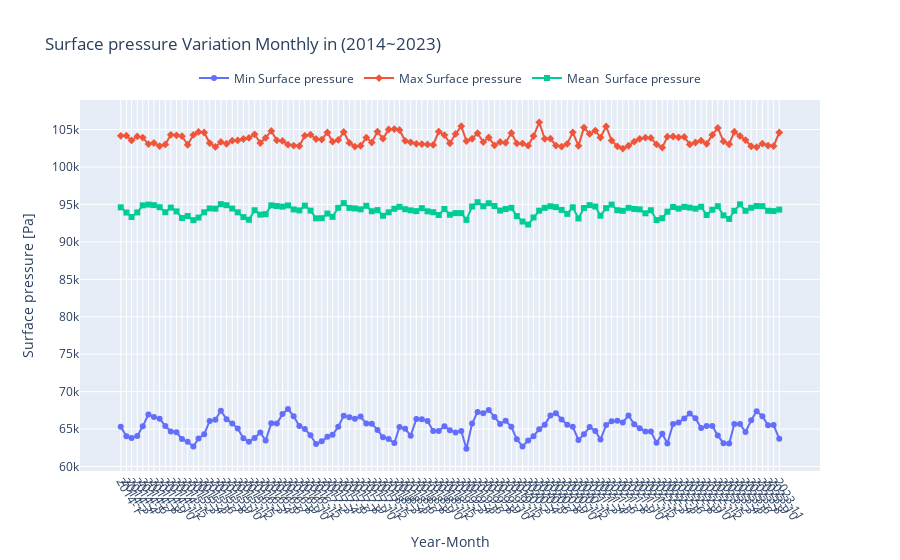

Notebook source saved alongside this figure:
### Code cell
import plotly.io as pio

# Read the JSON file
with open('/data/iHARPVFullStack/iHARPV/api/assets/timeSeriesResult.json', 'r') as f:
    fig_json = json.load(f)

# Create the Plotly figure from the JSON data
fig = pio.from_json(plot_data_json)

# Display the Plotly figure
fig.show()
